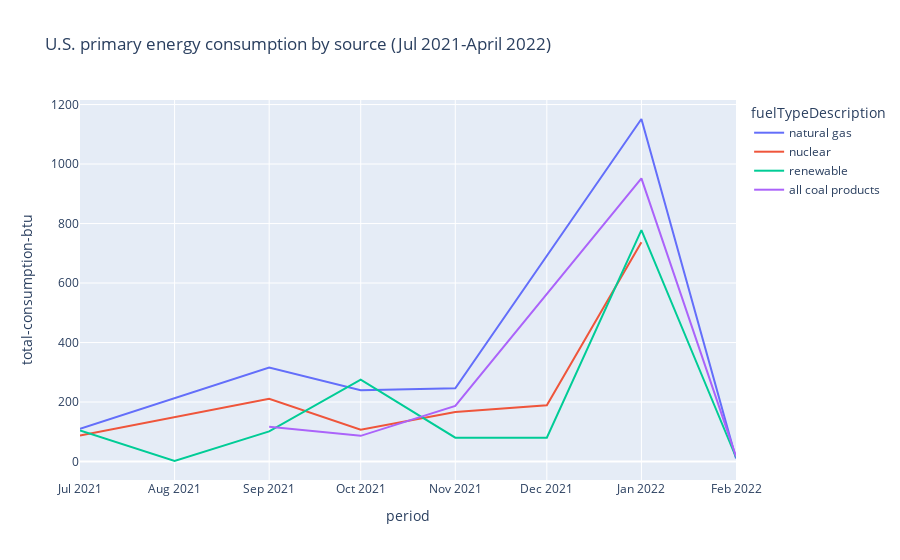

The cell this chart's notebook holds for it:
### Code cell
fig = px.line(consumption_by_source_data, x="period", y="total-consumption-btu", color='fuelTypeDescription', title='U.S. primary energy consumption by source (Jul 2021-April 2022)')
fig.show()

### Figure 1 — Plotly figure (JSON) as saved in the notebook; plotly's stock layout.template omitted (floating-point values rounded to 4 significant figures)
{"data": [{"hovertemplate": "fuelTypeDescription=natural gas<br>period=%{x}<br>total-consumption-btu=%{y}<extra></extra>", "legendgroup": "natural gas", "line": {"color": "#636efa", "dash": "solid"}, "marker": {"symbol": "circle"}, "mode": "lines", "name": "natural gas", "orientation": "v", "showlegend": true, "type": "scatter", "x": ["2021-07", "2021-09", "2021-10", "2021-11", "2022-01", "2022-02"], "xaxis": "x", "y": [110.1, 316.2, 239.7, 246.4, 1151.0, 10.4], "yaxis": "y"}, {"hovertemplate": "fuelTypeDescription=nuclear<br>period=%{x}<br>total-consumption-btu=%{y}<extra></extra>", "legendgroup": "nuclear", "line": {"color": "#EF553B", "dash": "solid"}, "marker": {"symbol": "circle"}, "mode": "lines", "name": "nuclear", "orientation": "v", "showlegend": true, "type": "scatter", "x": ["2021-07", "2021-09", "2021-10", "2021-11", "2021-12", "2022-01"], "xaxis": "x", "y": [87.46, 211.3, 106.7, 166.7, 189.2, 737.2], "yaxis": "y"}, {"hovertemplate": "fuelTypeDescription=renewable<br>period=%{x}<br>total-consumption-btu=%{y}<extra></extra>", "legendgroup": "renewable", "line": {"color": "#00cc96", "dash": "solid"}, "marker": {"symbol": "circle"}, "mode": "lines", "name": "renewable", "orientation": "v", "showlegend": true, "type": "scatter", "x": ["2021-07", "2021-08", "2021-09", "2021-10", "2021-11", "2021-12", "2022-01", "2022-02"], "xaxis": "x", "y": [104.4, 1.822, 101.5, 275.0, 80.24, 80.23, 778.1, 14.45], "yaxis": "y"}, {"hovertemplate": "fuelTypeDescription=all coal products<br>period=%{x}<br>total-consumption-btu=%{y}<extra></extra>", "legendgroup": "all coal products", "line": {"color": "#ab63fa", "dash": "solid"}, "marker": {"symbol": "circle"}, "mode": "lines", "name": "all coal products", "orientation": "v", "showlegend": true, "type": "scatter", "x": ["2021-09", "2021-10", "2021-11", "2022-01", "2022-02"], "xaxis": "x", "y": [116.8, 86.4, 187.3, 951.8, 17.25], "yaxis": "y"}], "layout": {"autosize": true, "legend": {"title": {"text": "fuelTypeDescription"}, "tracegroupgap": 0}, "title": {"text": "U.S. primary energy consumption by source (Jul 2021-April 2022)"}, "xaxis": {"anchor": "y", "autorange": true, "domain": [0, 1], "range": ["2021-07-01", "2022-02-01"], "title": {"text": "period"}, "type": "date"}, "yaxis": {"anchor": "x", "autorange": true, "domain": [0, 1], "range": [-62.04, 1215.0], "title": {"text": "total-consumption-btu"}, "type": "linear"}}}
